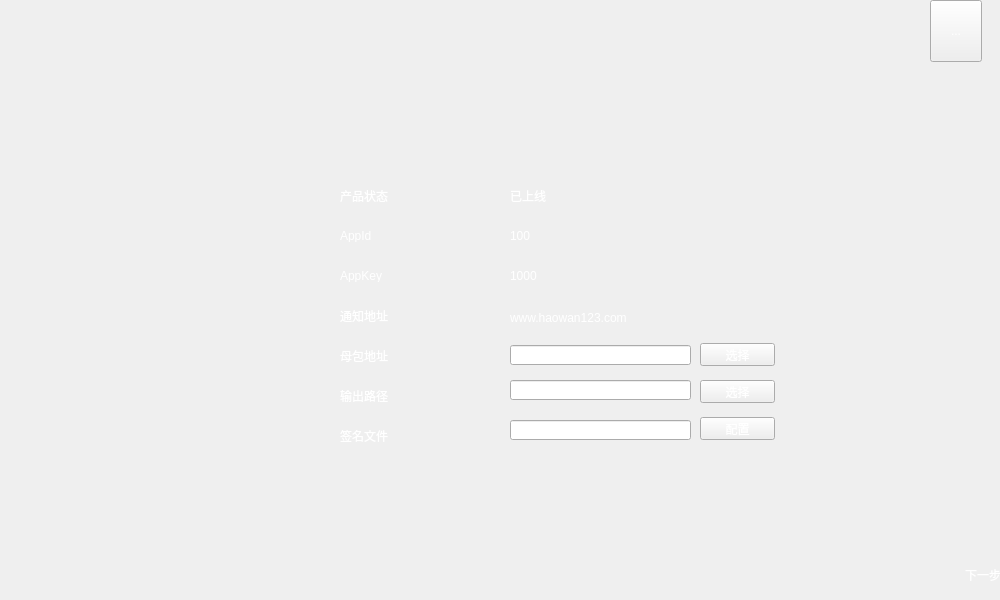
<?xml version="1.0" encoding="UTF-8"?>
<ui version="4.0">
 <class>frmMain</class>
 <widget class="QMainWindow" name="frmMain">
  <property name="geometry">
   <rect>
    <x>0</x>
    <y>0</y>
    <width>1000</width>
    <height>600</height>
   </rect>
  </property>
  <property name="windowTitle">
   <string>MainWindow</string>
  </property>
  <property name="styleSheet">
   <string notr="true">* {
font-family:'微软雅黑';
color:white;
}

QToolButton[objectName=&quot;closeToolButton&quot;] {
border:0px;
}
QToolButton[objectName=&quot;closeToolButton&quot;]:hover {
image: url(:/background/open_over.png);
}
QToolButton[objectName=&quot;closeToolButton&quot;]:pressed {
image: url(:/background/open_over.png);
}

QToolButton::hover{
border:0px;
}</string>
  </property>
  <widget class="QWidget" name="centralwidget">
   <widget class="QWidget" name="horizontalLayoutWidget">
    <property name="geometry">
     <rect>
      <x>0</x>
      <y>0</y>
      <width>401</width>
      <height>71</height>
     </rect>
    </property>
    <layout class="QHBoxLayout" name="horizontalLayout">
     <property name="spacing">
      <number>0</number>
     </property>
     <item>
      <widget class="QLabel" name="label">
       <property name="text">
        <string/>
       </property>
       <property name="pixmap">
        <pixmap resource="resource/img.qrc">:/background/funcellimg_01.png</pixmap>
       </property>
      </widget>
     </item>
     <item>
      <widget class="QLabel" name="label_2">
       <property name="text">
        <string/>
       </property>
       <property name="pixmap">
        <pixmap resource="resource/img.qrc">:/background/funcellimg_02.png</pixmap>
       </property>
      </widget>
     </item>
    </layout>
   </widget>
   <widget class="QWidget" name="verticalLayoutWidget">
    <property name="geometry">
     <rect>
      <x>0</x>
      <y>70</y>
      <width>265</width>
      <height>531</height>
     </rect>
    </property>
    <layout class="QVBoxLayout" name="verticalLayout">
     <item>
      <spacer name="verticalSpacer">
       <property name="orientation">
        <enum>Qt::Vertical</enum>
       </property>
       <property name="sizeHint" stdset="0">
        <size>
         <width>20</width>
         <height>40</height>
        </size>
       </property>
      </spacer>
     </item>
     <item>
      <widget class="QLabel" name="label_3">
       <property name="text">
        <string/>
       </property>
       <property name="pixmap">
        <pixmap resource="resource/img.qrc">:/background/version.png</pixmap>
       </property>
      </widget>
     </item>
    </layout>
   </widget>
   <widget class="QStackedWidget" name="stackedWidget">
    <property name="geometry">
     <rect>
      <x>270</x>
      <y>150</y>
      <width>731</width>
      <height>451</height>
     </rect>
    </property>
    <widget class="QWidget" name="page_5">
     <widget class="QWidget" name="horizontalLayoutWidget_4">
      <property name="geometry">
       <rect>
        <x>-10</x>
        <y>399</y>
        <width>741</width>
        <height>51</height>
       </rect>
      </property>
      <layout class="QHBoxLayout" name="horizontalLayout_4">
       <item>
        <spacer name="horizontalSpacer_2">
         <property name="orientation">
          <enum>Qt::Horizontal</enum>
         </property>
         <property name="sizeHint" stdset="0">
          <size>
           <width>40</width>
           <height>20</height>
          </size>
         </property>
        </spacer>
       </item>
       <item>
        <widget class="QLabel" name="label_4">
         <property name="text">
          <string>下一步</string>
         </property>
        </widget>
       </item>
      </layout>
     </widget>
     <widget class="QLabel" name="label_9">
      <property name="geometry">
       <rect>
        <x>70</x>
        <y>40</y>
        <width>54</width>
        <height>12</height>
       </rect>
      </property>
      <property name="text">
       <string>产品状态</string>
      </property>
     </widget>
     <widget class="QLabel" name="label_10">
      <property name="geometry">
       <rect>
        <x>240</x>
        <y>40</y>
        <width>54</width>
        <height>12</height>
       </rect>
      </property>
      <property name="text">
       <string>已上线</string>
      </property>
     </widget>
     <widget class="QLabel" name="label_11">
      <property name="geometry">
       <rect>
        <x>70</x>
        <y>80</y>
        <width>54</width>
        <height>12</height>
       </rect>
      </property>
      <property name="text">
       <string>AppId</string>
      </property>
     </widget>
     <widget class="QLabel" name="label_12">
      <property name="geometry">
       <rect>
        <x>240</x>
        <y>80</y>
        <width>54</width>
        <height>12</height>
       </rect>
      </property>
      <property name="text">
       <string>100</string>
      </property>
     </widget>
     <widget class="QLabel" name="label_13">
      <property name="geometry">
       <rect>
        <x>70</x>
        <y>120</y>
        <width>54</width>
        <height>12</height>
       </rect>
      </property>
      <property name="text">
       <string>AppKey</string>
      </property>
     </widget>
     <widget class="QLabel" name="label_14">
      <property name="geometry">
       <rect>
        <x>240</x>
        <y>120</y>
        <width>54</width>
        <height>12</height>
       </rect>
      </property>
      <property name="text">
       <string>1000</string>
      </property>
     </widget>
     <widget class="QLabel" name="label_15">
      <property name="geometry">
       <rect>
        <x>70</x>
        <y>160</y>
        <width>54</width>
        <height>12</height>
       </rect>
      </property>
      <property name="text">
       <string>通知地址</string>
      </property>
     </widget>
     <widget class="QLabel" name="label_16">
      <property name="geometry">
       <rect>
        <x>240</x>
        <y>160</y>
        <width>141</width>
        <height>16</height>
       </rect>
      </property>
      <property name="text">
       <string>www.haowan123.com</string>
      </property>
     </widget>
     <widget class="QLabel" name="label_17">
      <property name="geometry">
       <rect>
        <x>70</x>
        <y>200</y>
        <width>54</width>
        <height>12</height>
       </rect>
      </property>
      <property name="text">
       <string>母包地址</string>
      </property>
     </widget>
     <widget class="QLineEdit" name="lineEdit">
      <property name="geometry">
       <rect>
        <x>240</x>
        <y>195</y>
        <width>181</width>
        <height>20</height>
       </rect>
      </property>
     </widget>
     <widget class="QPushButton" name="pushButton">
      <property name="geometry">
       <rect>
        <x>430</x>
        <y>193</y>
        <width>75</width>
        <height>23</height>
       </rect>
      </property>
      <property name="text">
       <string>选择</string>
      </property>
     </widget>
     <widget class="QLabel" name="label_18">
      <property name="geometry">
       <rect>
        <x>70</x>
        <y>240</y>
        <width>54</width>
        <height>12</height>
       </rect>
      </property>
      <property name="text">
       <string>输出路径</string>
      </property>
     </widget>
     <widget class="QLineEdit" name="lineEdit_2">
      <property name="geometry">
       <rect>
        <x>240</x>
        <y>230</y>
        <width>181</width>
        <height>20</height>
       </rect>
      </property>
     </widget>
     <widget class="QPushButton" name="pushButton_2">
      <property name="geometry">
       <rect>
        <x>430</x>
        <y>230</y>
        <width>75</width>
        <height>23</height>
       </rect>
      </property>
      <property name="text">
       <string>选择</string>
      </property>
     </widget>
     <widget class="QLabel" name="label_19">
      <property name="geometry">
       <rect>
        <x>70</x>
        <y>280</y>
        <width>54</width>
        <height>12</height>
       </rect>
      </property>
      <property name="text">
       <string>签名文件</string>
      </property>
     </widget>
     <widget class="QLineEdit" name="lineEdit_3">
      <property name="geometry">
       <rect>
        <x>240</x>
        <y>270</y>
        <width>181</width>
        <height>20</height>
       </rect>
      </property>
     </widget>
     <widget class="QPushButton" name="pushButton_3">
      <property name="geometry">
       <rect>
        <x>430</x>
        <y>267</y>
        <width>75</width>
        <height>23</height>
       </rect>
      </property>
      <property name="text">
       <string>配置</string>
      </property>
     </widget>
    </widget>
    <widget class="QWidget" name="page_6"/>
   </widget>
   <widget class="QLabel" name="label_5">
    <property name="geometry">
     <rect>
      <x>270</x>
      <y>70</y>
      <width>240</width>
      <height>82</height>
     </rect>
    </property>
    <property name="text">
     <string/>
    </property>
    <property name="pixmap">
     <pixmap resource="resource/img.qrc">:/background/sm_img_03.png</pixmap>
    </property>
   </widget>
   <widget class="QLabel" name="label_6">
    <property name="geometry">
     <rect>
      <x>510</x>
      <y>70</y>
      <width>240</width>
      <height>82</height>
     </rect>
    </property>
    <property name="text">
     <string/>
    </property>
    <property name="pixmap">
     <pixmap resource="resource/img.qrc">:/background/btn_07.png</pixmap>
    </property>
   </widget>
   <widget class="QLabel" name="label_8">
    <property name="geometry">
     <rect>
      <x>750</x>
      <y>70</y>
      <width>240</width>
      <height>82</height>
     </rect>
    </property>
    <property name="text">
     <string/>
    </property>
    <property name="pixmap">
     <pixmap resource="resource/img.qrc">:/background/btn_08.png</pixmap>
    </property>
   </widget>
   <widget class="QToolButton" name="closeToolButton">
    <property name="geometry">
     <rect>
      <x>930</x>
      <y>0</y>
      <width>52</width>
      <height>62</height>
     </rect>
    </property>
    <property name="text">
     <string>...</string>
    </property>
    <property name="icon">
     <iconset resource="resource/img.qrc">
      <normaloff>:/background/btn_04.png</normaloff>:/background/btn_04.png</iconset>
    </property>
    <property name="iconSize">
     <size>
      <width>52</width>
      <height>62</height>
     </size>
    </property>
   </widget>
  </widget>
 </widget>
 <resources>
  <include location="resource/img.qrc"/>
  <include location="D:/Documents/Downloads/pyqt qss实现的360界面/pyqt qss实现的360界面/res.qrc"/>
 </resources>
 <connections/>
</ui>
